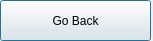
<?xml version="1.0" encoding="UTF-8"?>
<ui version="4.0">
 <class>Screenshot</class>
 <widget class="QDialog" name="Screenshot">
  <property name="geometry">
   <rect>
    <x>0</x>
    <y>0</y>
    <width>153</width>
    <height>41</height>
   </rect>
  </property>
  <property name="windowTitle">
   <string>Go Back</string>
  </property>
  <widget class="QPushButton" name="scrnshot">
   <property name="geometry">
    <rect>
     <x>0</x>
     <y>0</y>
     <width>151</width>
     <height>41</height>
    </rect>
   </property>
   <property name="text">
    <string>Go Back</string>
   </property>
  </widget>
 </widget>
 <resources/>
 <connections/>
</ui>
